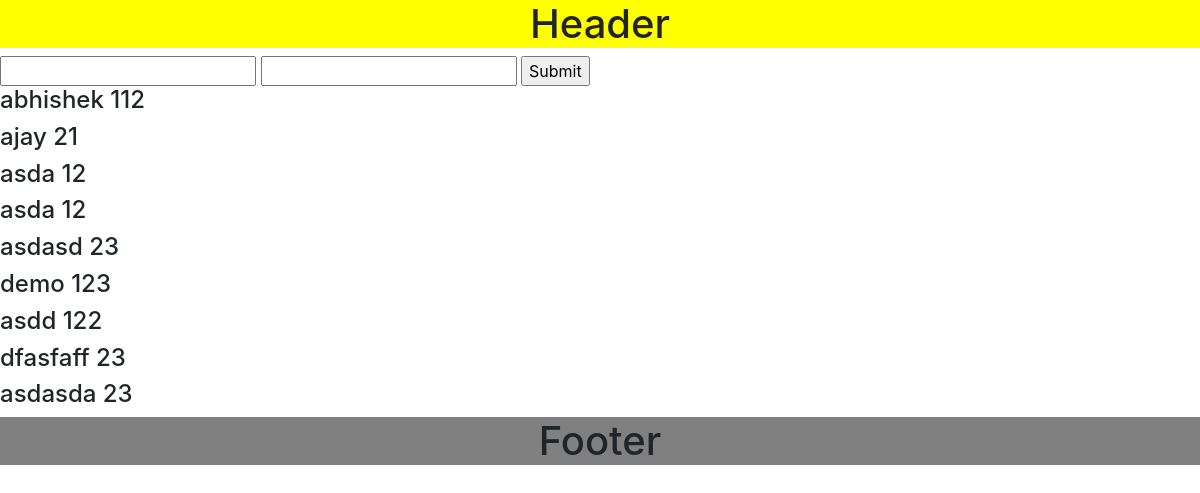
The page /demo/index/ on the database as committed earlier.
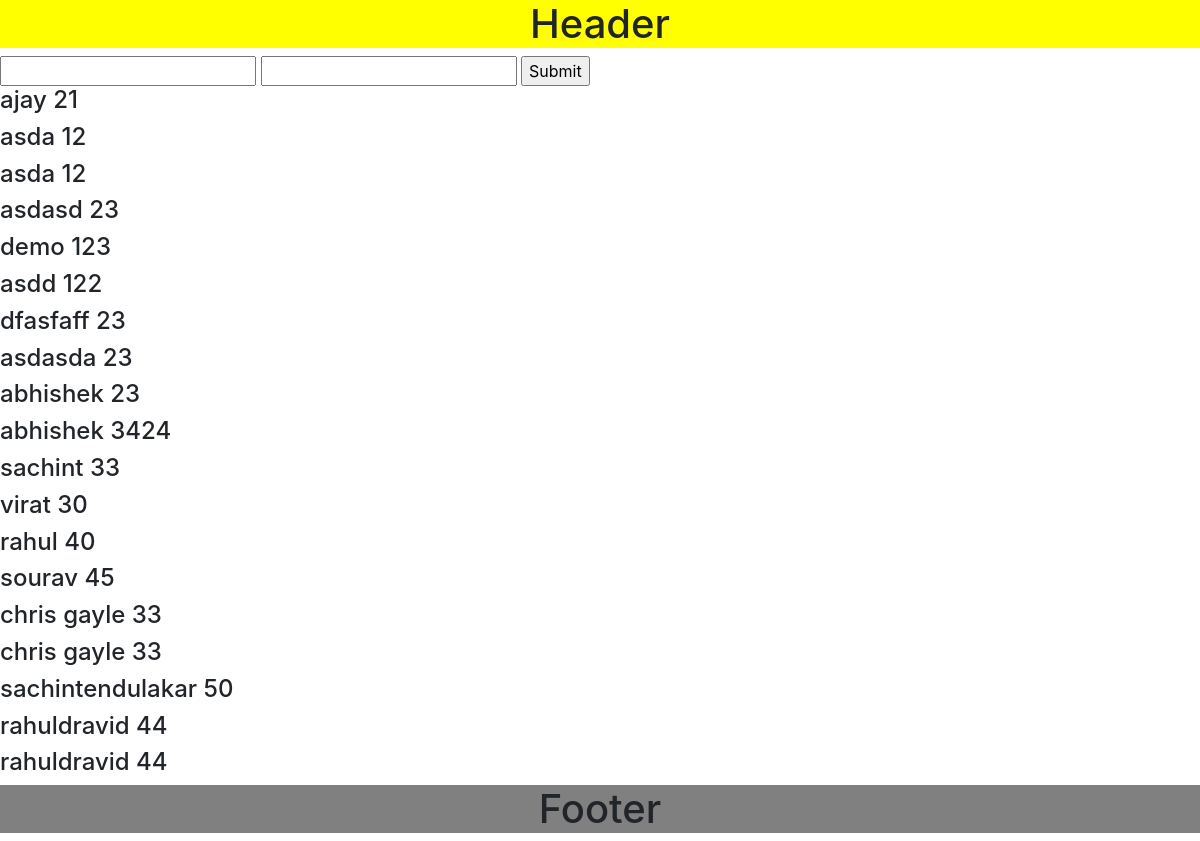
The same page on the database as committed later.
### demoapp/models.py (models this page shows, shortened)
class Person(models.Model):
    name = models.CharField(null=False,max_length=50)
    age = models.IntegerField(null=False)

### demoapp/views.py (the view)
# urls.py: path('index/', views.index, name="index" ),
def index(request):
    person = Person.objects.all()
    context = {"person":person}
    print(request.user.username)
    return render(request,'home.html',context)

### demoapp/templates/home.html (shortened to what this page needs)
{% extends "index.html" %}
{% block content %}
<form action="{%url 'submit' %}" method="POST">
    <input type="text" name="name" id="name">
    <input type="text" name="age" id="age">
    <input type="submit">
</form>
<div id="chatbox">
{% for p in person %}
<h4>{{p.name}} {{p.age}}</h4>
{% endfor %}
</div>
{% endblock %}

### demoapp/templates/index.html (shortened to what this page needs)
<!DOCTYPE html>
<html lang="en">
<head>
    <link rel="stylesheet" href="/public/bootstrap.css">
</head>
<body>
<div style="background:yellow;text-align:center">
    <h1>Header</h1>
</div>
{% block content %} {% endblock %}
<div style="background:grey;text-align:center">
    <h1>Footer</h1>
</div>
</body>
</html>

Rows that differ between the two databases and show on the page:
removed Person: name "abhishek", age "112"
added Person: name "abhishek", age "23"
added Person: name "abhishek", age "3424"
added Person: name "sachint", age "33"
added Person: name "virat", age "30"
added Person: name "rahul", age "40"
added Person: name "sourav", age "45"
added Person: name "chris gayle", age "33"
added Person: name "chris gayle", age "33"
added Person: name "sachintendulakar", age "50"
added Person: name "rahuldravid", age "44"
added Person: name "rahuldravid", age "44"
